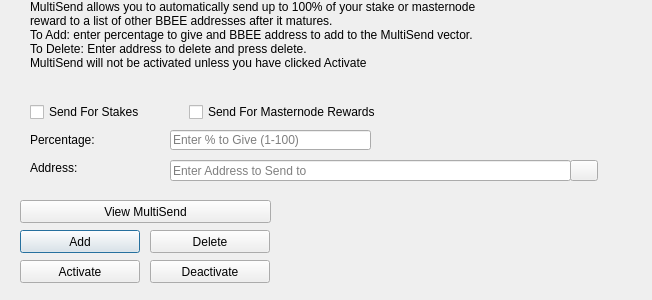
<?xml version="1.0" encoding="UTF-8"?>
<ui version="4.0">
 <class>MultiSendDialog</class>
 <widget class="QDialog" name="MultiSendDialog">
  <property name="windowModality">
   <enum>Qt::NonModal</enum>
  </property>
  <property name="geometry">
   <rect>
    <x>0</x>
    <y>0</y>
    <width>652</width>
    <height>300</height>
   </rect>
  </property>
  <property name="windowTitle">
   <string>MultiSend</string>
  </property>
  <widget class="QLineEdit" name="multiSendPercentEdit">
   <property name="geometry">
    <rect>
     <x>170</x>
     <y>130</y>
     <width>201</width>
     <height>20</height>
    </rect>
   </property>
   <property name="toolTip">
    <string>Enter whole numbers 1 - 100</string>
   </property>
   <property name="placeholderText">
    <string>Enter % to Give (1-100)</string>
   </property>
  </widget>
  <widget class="QLineEdit" name="multiSendAddressEdit">
   <property name="geometry">
    <rect>
     <x>170</x>
     <y>160</y>
     <width>401</width>
     <height>21</height>
    </rect>
   </property>
   <property name="toolTip">
    <string/>
   </property>
   <property name="placeholderText">
    <string>Enter Address to Send to</string>
   </property>
  </widget>
  <widget class="QLabel" name="label_2">
   <property name="geometry">
    <rect>
     <x>30</x>
     <y>0</y>
     <width>451</width>
     <height>121</height>
    </rect>
   </property>
   <property name="lineWidth">
    <number>1</number>
   </property>
   <property name="text">
    <string>MultiSend allows you to automatically send up to 100% of your stake or masternode reward to a list of other BBEE addresses after it matures.
To Add: enter percentage to give and BBEE address to add to the MultiSend vector.
To Delete: Enter address to delete and press delete.
MultiSend will not be activated unless you have clicked Activate</string>
   </property>
   <property name="alignment">
    <set>Qt::AlignLeading|Qt::AlignLeft|Qt::AlignTop</set>
   </property>
   <property name="wordWrap">
    <bool>true</bool>
   </property>
  </widget>
  <widget class="QLabel" name="message">
   <property name="geometry">
    <rect>
     <x>290</x>
     <y>200</y>
     <width>351</width>
     <height>91</height>
    </rect>
   </property>
   <property name="text">
    <string/>
   </property>
  </widget>
  <widget class="QPushButton" name="addButton">
   <property name="geometry">
    <rect>
     <x>20</x>
     <y>230</y>
     <width>120</width>
     <height>23</height>
    </rect>
   </property>
   <property name="toolTip">
    <string/>
   </property>
   <property name="statusTip">
    <string>Add to MultiSend Vector</string>
   </property>
   <property name="text">
    <string>Add</string>
   </property>
  </widget>
  <widget class="QPushButton" name="disableButton">
   <property name="geometry">
    <rect>
     <x>150</x>
     <y>260</y>
     <width>120</width>
     <height>23</height>
    </rect>
   </property>
   <property name="statusTip">
    <string>Deactivate MultiSend</string>
   </property>
   <property name="text">
    <string>Deactivate</string>
   </property>
  </widget>
  <widget class="QPushButton" name="addressBookButton">
   <property name="geometry">
    <rect>
     <x>570</x>
     <y>160</y>
     <width>28</width>
     <height>21</height>
    </rect>
   </property>
   <property name="toolTip">
    <string>Choose an address from the address book</string>
   </property>
   <property name="text">
    <string/>
   </property>
   <property name="icon">
    <iconset resource="../bbee.qrc">
     <normaloff>:/icons/address-book</normaloff>:/icons/address-book</iconset>
   </property>
   <property name="shortcut">
    <string>Alt+A</string>
   </property>
   <property name="autoDefault">
    <bool>false</bool>
   </property>
  </widget>
  <widget class="QLabel" name="label">
   <property name="geometry">
    <rect>
     <x>30</x>
     <y>130</y>
     <width>121</width>
     <height>20</height>
    </rect>
   </property>
   <property name="toolTip">
    <string>Percentage of stake to send</string>
   </property>
   <property name="text">
    <string>Percentage:</string>
   </property>
  </widget>
  <widget class="QLabel" name="label_5">
   <property name="geometry">
    <rect>
     <x>30</x>
     <y>160</y>
     <width>111</width>
     <height>16</height>
    </rect>
   </property>
   <property name="toolTip">
    <string>Address to send portion of stake to</string>
   </property>
   <property name="text">
    <string>Address:</string>
   </property>
  </widget>
  <widget class="QPushButton" name="deleteButton">
   <property name="geometry">
    <rect>
     <x>150</x>
     <y>230</y>
     <width>120</width>
     <height>23</height>
    </rect>
   </property>
   <property name="toolTip">
    <string/>
   </property>
   <property name="statusTip">
    <string>Delete Address From MultiSend Vector</string>
   </property>
   <property name="text">
    <string>Delete</string>
   </property>
  </widget>
  <widget class="QPushButton" name="activateButton">
   <property name="geometry">
    <rect>
     <x>20</x>
     <y>260</y>
     <width>120</width>
     <height>23</height>
    </rect>
   </property>
   <property name="statusTip">
    <string>Activate MultiSend</string>
   </property>
   <property name="text">
    <string>Activate</string>
   </property>
  </widget>
  <widget class="QPushButton" name="viewButton">
   <property name="geometry">
    <rect>
     <x>20</x>
     <y>200</y>
     <width>251</width>
     <height>23</height>
    </rect>
   </property>
   <property name="toolTip">
    <string/>
   </property>
   <property name="statusTip">
    <string>View MultiSend Vector</string>
   </property>
   <property name="text">
    <string>View MultiSend</string>
   </property>
  </widget>
  <widget class="QWidget" name="horizontalLayoutWidget">
   <property name="geometry">
    <rect>
     <x>30</x>
     <y>100</y>
     <width>351</width>
     <height>24</height>
    </rect>
   </property>
   <layout class="QHBoxLayout" name="horizontalLayout">
    <item>
     <widget class="QCheckBox" name="multiSendStakeCheckBox">
      <property name="text">
       <string>Send For Stakes</string>
      </property>
     </widget>
    </item>
    <item>
     <widget class="QCheckBox" name="multiSendMasternodeCheckBox">
      <property name="text">
       <string>Send For Masternode Rewards</string>
      </property>
     </widget>
    </item>
   </layout>
  </widget>
 </widget>
 <resources>
  <include location="../bbee.qrc"/>
 </resources>
 <connections/>
</ui>
